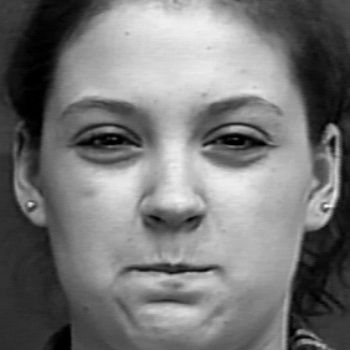
#> input picture Data/CK_dataset/test/anger/1.jpg, 350 x 350 px, given in place of anger, which was not available
$ jupyter execute --allow-errors Assignment_PredictionWithStacking.ipynb
#> lines starting #> are read from the running program, lines starting #| are printed output that depends on the picture; pictures that were not available may be replaced by others from this repository, and a replacement may not be noted
[cell 1]
import cv2
import pandas as pd
import numpy as np
import os
from sklearn.model_selection import train_test_split
from skimage.feature import local_binary_pattern
from sklearn.pipeline import make_pipeline
from sklearn.preprocessing import StandardScaler
from skimage.feature import hog
from skimage import exposure
from sklearn.metrics import accuracy_score, confusion_matrix
from sklearn.metrics import matthews_corrcoef
from sklearn.metrics import f1_score
from sklearn.svm import SVC
from sklearn.ensemble import RandomForestClassifier
from sklearn.ensemble import StackingClassifier
from sklearn.linear_model import LogisticRegression

[cell 2]
face_cascade = cv2.CascadeClassifier('../Data/haarcascade_frontalface_default.xml')

[cell 3]
def load_and_detect_faces(folder_path):
#> called with folder_path = '../Data/assignment/CK_dataset'
    images = []
    labels = []
    for label in os.listdir(folder_path):
        label_path = os.path.join(folder_path, label)
        if os.path.isdir(label_path):
            for img_file in os.listdir(label_path):
                img_path = os.path.join(label_path, img_file)
                img = cv2.imread(img_path, cv2.IMREAD_GRAYSCALE)
#> img is the input picture: shape (350, 350); min 0, max 247, mean 118.2
                if img is not None:
                    # Detect face
                    faces = face_cascade.detectMultiScale(img, scaleFactor=1.1, minNeighbors=5, minSize=(30, 30))
#> faces = [[28, 27, 291, 291]]
                    for (x, y, w, h) in faces:
                        face_region = img[y:y+h, x:x+w] # Crop to face region
                        images.append(face_region)
                        labels.append(label)
#> this loop made 1 pass
#> pass 1, in load_and_detect_faces, `face_region = img[y:y+h, x:x+w]`:
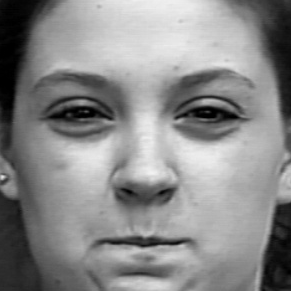
#> face_region: shape (291, 291); min 0, max 242, mean 137.1
#> after the loop, images = 1 item; labels = ['test']
    return images, labels

[cell 4]
# Define parameters for LBP
radius = 1
n_points = 8 * radius

# Function to extract LBP features from the cropped face images
def extract_lbp_features(images):
    lbp_features = []
    for img in images:
        # Resize face image to a standard size if needed
        img = cv2.resize(img, (64, 64)) # Standard size
        lbp = local_binary_pattern(img, n_points, radius, method='uniform')
        # Histogram of LBP patterns
        (hist, _) = np.histogram(lbp.ravel(), bins=np.arange(0, n_points + 3), range=(0, n_points + 2))
        # Normalize the histogram
        hist = hist.astype("float")
        hist /= (hist.sum() + 1e-6)
        lbp_features.append(hist)
#> this loop made 2 passes
#> pass 1, in extract_lbp_features, `img = cv2.resize(img, (64, 64))`:
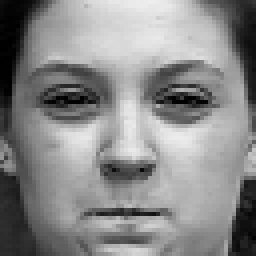
#> img: shape (64, 64) (shown 4 times larger); min 0, max 238, mean 136.9
#> pass 1, in extract_lbp_features, `lbp = local_binary_pattern(img, n_points, radius, method='uniform')`:
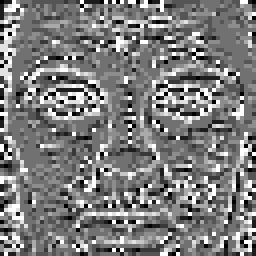
#> lbp: shape (64, 64) float64 (shown 4 times larger); min 0, max 9, mean 4.41; drawn with min black and max white
#> pass 2, in extract_lbp_features, `img = cv2.resize(img, (64, 64))`:
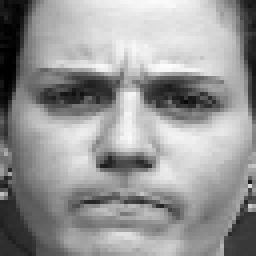
#> img: shape (64, 64) (shown 4 times larger); min 0, max 253, mean 150.8
#> pass 2, in extract_lbp_features, `lbp = local_binary_pattern(img, n_points, radius, method='uniform')`:
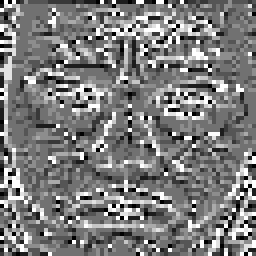
#> lbp: shape (64, 64) float64 (shown 4 times larger); min 0, max 9, mean 4.38; drawn with min black and max white
    return np.array(lbp_features)

[cell 5]
def extract_hog_features(images):
    hog_features = []
    # Define HOG parameters
    # Play around with these values later, but these are good starting points:
    pixels_per_cell = (8, 8)
    cells_per_block = (2, 2)
    orientations = 8 # Number of orientation bins

    for img in images:
        # 1. Resize/Convert: Ensure consistent size (64x64) and proper type (float)
        img = cv2.resize(img, (64, 64))

        # 2. Compute HOG: output_vector=True returns a single flattened vector
        features = hog(
            img,
            orientations=orientations,
            pixels_per_cell=pixels_per_cell,
            cells_per_block=cells_per_block,
            block_norm='L2-Hys', # Standard normalization scheme
            transform_sqrt=True, # Improves performance
            feature_vector=True
        )
        hog_features.append(features)

    return np.array(hog_features)

[cell 6]
# Set paths for training and testing folders
ck_folder_path = "../Data/assignment/CK_dataset"
jaffe_folder_path = "../Data/assignment/jaffe"

ck_images, ck_labels = load_and_detect_faces(ck_folder_path)
# jaffe_images, jaffe_labels = load_and_detect_faces(jaffe_folder_path)

ck_lbp_features = extract_lbp_features(ck_images)
# jaffe_lbp_features = extract_lbp_features(jaffe_images)

ck_hog_features = extract_hog_features(ck_images)
# [9 lines of commented-out code are left out]

x_train, x_test, y_train, y_test = train_test_split(np.concatenate((ck_lbp_features, ck_hog_features), axis=1), ck_labels, test_size=0.2, random_state=42)

# x_train, x_test, y_train, y_test = train_test_split(np.concatenate((jaffe_lbp_features, jaffe_hog_features), axis=1), jaffe_labels, test_size=0.2, random_state=42)

[cell 7]
# x_train.shape, x_test.shape, y_train.shape, y_test.shape

[cell 8]
# [31 lines of commented-out code are left out]

[cell 9]
# conf_matrix = confusion_matrix(y_test, y_test_pred)
# print(len(y_test))
# print(conf_matrix)

[cell 10]
n_components = 1

svm_rbf = make_pipeline(
    StandardScaler(),
    SVC(kernel='rbf', C=1.1, gamma='auto')
)
#> (the rest of this cell did not finish here and is left out)

#> (a cell that did not finish here is left out)

[cell 12]
# [28 lines of commented-out code are left out]

[cell 13]
rf = rf = RandomForestClassifier(max_depth=8, min_samples_leaf=16, random_state=42) # Define classifier
rf.fit(x_train, y_train) # Train model

# Make predictions
y_train_pred = rf.predict(x_train)
y_test_pred = rf.predict(x_test)

# Training set performance
rf_train_accuracy = accuracy_score(y_train, y_train_pred) # Calculate Accuracy
rf_train_mcc = matthews_corrcoef(y_train, y_train_pred) # Calculate MCC
rf_train_f1 = f1_score(y_train, y_train_pred, average='weighted') # Calculate F1-score

# Test set performance
rf_test_accuracy = accuracy_score(y_test, y_test_pred) # Calculate Accuracy
rf_test_mcc = matthews_corrcoef(y_test, y_test_pred) # Calculate MCC
rf_test_f1 = f1_score(y_test, y_test_pred, average='weighted') # Calculate F1-score

print('Model performance for Training set')
print('- Accuracy: %s' % rf_train_accuracy)
print('- MCC: %s' % rf_train_mcc)
print('- F1 score: %s' % rf_train_f1)
print('----------------------------------')
print('Model performance for Test set')
print('- Accuracy: %s' % rf_test_accuracy)
print('- MCC: %s' % rf_test_mcc)
print('- F1 score: %s' % rf_test_f1)

[cell 14]
conf_matrix = confusion_matrix(y_test, y_test_pred)
print(len(y_test))
print(conf_matrix)

[cell 15]
# [28 lines of commented-out code are left out]

[cell 16]
estimator_list = [
    # ('knn',knn),
    ('svm_rbf',svm_rbf),
    # ('dt',dt),
    ('rf',rf),
    # ('mlp',mlp)
    ]

# Build stack model
stack_model = StackingClassifier(
    estimators=estimator_list,
    # Tightly constrain the blender to only learn simple linear weights
    final_estimator=LogisticRegression(C=0.2, solver='liblinear', random_state=42)
)

# Train stacked model
#> (the rest of this cell did not finish here and is left out)

[cell 17]
conf_matrix = confusion_matrix(y_test, y_test_pred)
print(len(y_test))
print(conf_matrix)

[cell 18]
import matplotlib.pyplot as plt
import seaborn as sns
import numpy as np
from sklearn.metrics import confusion_matrix

# Assuming class names are defined
class_names = ["Angry", "Fear", "Happy", "Neutral", "Sadness", "Surprise"]

# Compute confusion matrix
conf_matrix = confusion_matrix(y_test, y_test_pred)

# Calculate percentages
conf_matrix_percent = conf_matrix / conf_matrix.sum(axis=1, keepdims=True) * 100

# Plot confusion matrix with class names
plt.figure(figsize=(8,8))
ax = sns.heatmap(conf_matrix, annot=False, cmap="BuGn", xticklabels=class_names, yticklabels=class_names, cbar=False)

# Add annotations with both counts and percentages
for i in range(conf_matrix.shape[0]):
    for j in range(conf_matrix.shape[1]):
        count = conf_matrix[i, j]
        ax.text(j + 0.5, i + 0.5, f"{count}", ha="center", va="center", color="black", fontsize=10)

plt.xlabel("Predicted Class")
plt.ylabel("True Class")
plt.title("Confusion Matrix")
plt.show()
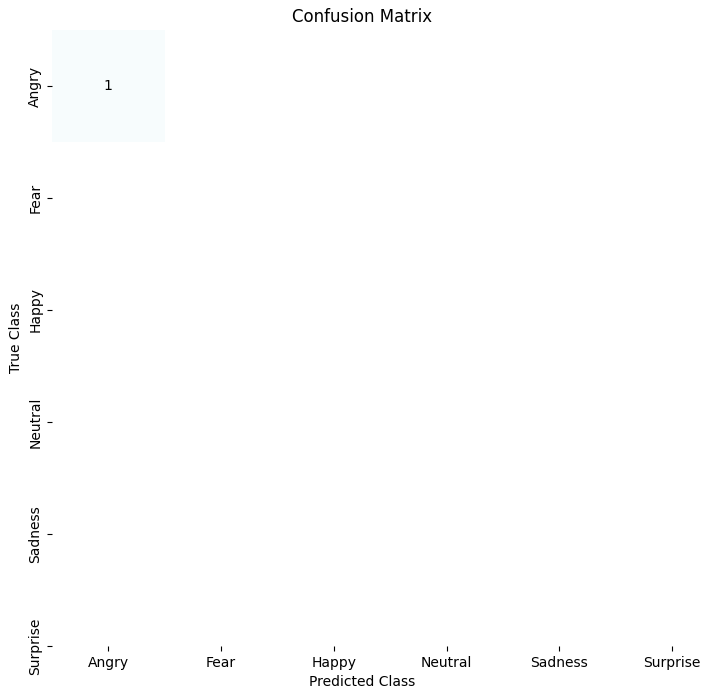
#> figure drawn by matplotlib, 1 panel

$ run again, on Data/CK_dataset/test/fear/3.jpg
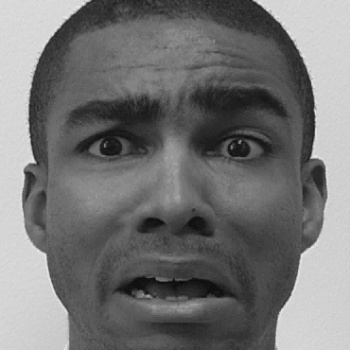
#> input picture Data/CK_dataset/test/fear/3.jpg, 350 x 350 px, given in place of anger, which was not available
#> in load_and_detect_faces, img is the input picture: shape (350, 350); min 1, max 237, mean 115.8
#> faces = [[25, 20, 298, 298]]
#> the loop in load_and_detect_faces, `for (x, y, w, h) in faces:` made 1 pass
#> pass 1, in load_and_detect_faces, `face_region = img[y:y+h, x:x+w]`:
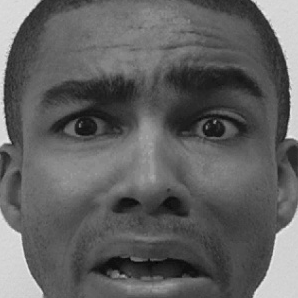
#> face_region: shape (298, 298); min 1, max 237, mean 96.8
#> after the loop in load_and_detect_faces, `for (x, y, w, h) in faces:`: images = 1 item; labels = ['test']
#> the loop in extract_lbp_features, `for img in images:` made 2 passes
#> pass 1, in extract_lbp_features, `lbp = local_binary_pattern(img, n_points, radius, method='uniform')`:
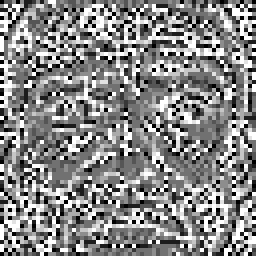
#> lbp: shape (64, 64) float64 (shown 4 times larger); min 0, max 9, mean 4.78; drawn with min black and max white

$ run again, on Data/CK_dataset/test/happy/0.jpg
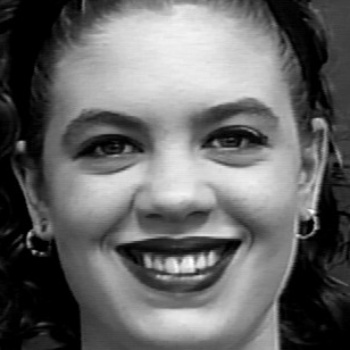
#> input picture Data/CK_dataset/test/happy/0.jpg, 350 x 350 px, given in place of anger, which was not available
#> in load_and_detect_faces, img is the input picture: shape (350, 350); min 0, max 255, mean 103.2
#> faces = [[30, 27, 292, 292]]
#> the loop in load_and_detect_faces, `for (x, y, w, h) in faces:` made 1 pass
#> pass 1, in load_and_detect_faces, `face_region = img[y:y+h, x:x+w]`:
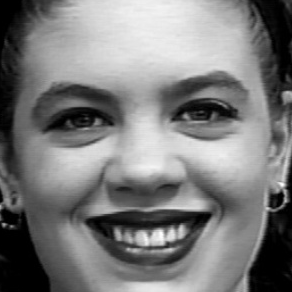
#> face_region: shape (292, 292); min 0, max 255, mean 123.3
#> after the loop in load_and_detect_faces, `for (x, y, w, h) in faces:`: images = 1 item; labels = ['test']
#> the loop in extract_lbp_features, `for img in images:` made 2 passes
#> pass 1, in extract_lbp_features, `lbp = local_binary_pattern(img, n_points, radius, method='uniform')`:
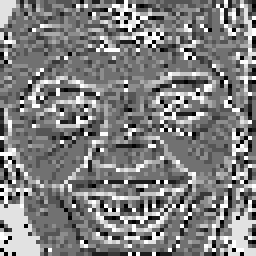
#> lbp: shape (64, 64) float64 (shown 4 times larger); min 0, max 9, mean 4.49; drawn with min black and max white
